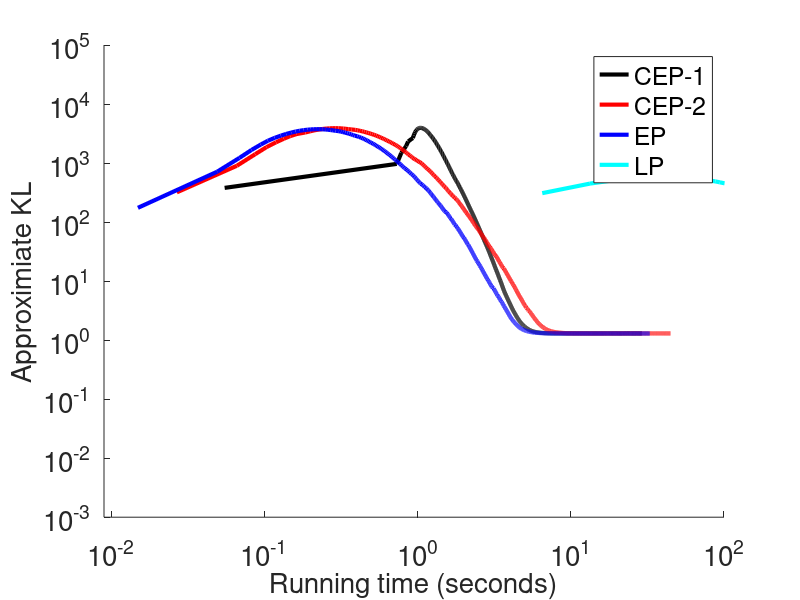

Here is the MATLAB script that generated this plot:
clear all;
close all;

load('simulation1.mat');
load('lp-sim1.mat');
figure;
hold on;

% CEP
plot(cep.time, cep.kl, 'k', 'LineWidth',3);

% CEP2
plot(cep2.time, cep2.kl, 'r', 'LineWidth',3);

% EP
plot(ep.time, ep.kl, 'b', 'LineWidth',3);

% EP non-factorized

% plot(epnf.time, epnf.kl, 'y', 'LineWidth',3);

% VB
% plot(vb.time, vb.kl,'g', 'LineWidth',3);

% VB nf
% plot(vbnf.time, vbnf.kl,'c', 'LineWidth',3);

% LP

plot(lp.time, lp.kl, 'c', 'LineWidth',3);

set(gca, 'YScale', 'log');
set(gca, 'XScale', 'log');
set(gca, 'FontSize', 20);
ylim([0.001, 10^5]);
xlim([9*10^-3,100]);
legend('CEP-1', 'CEP-2', 'EP', 'LP'); 
xlabel('Running time (seconds)', 'FontSize', 20);
ylabel('Approximiate KL', 'FontSize', 20);
hold off;